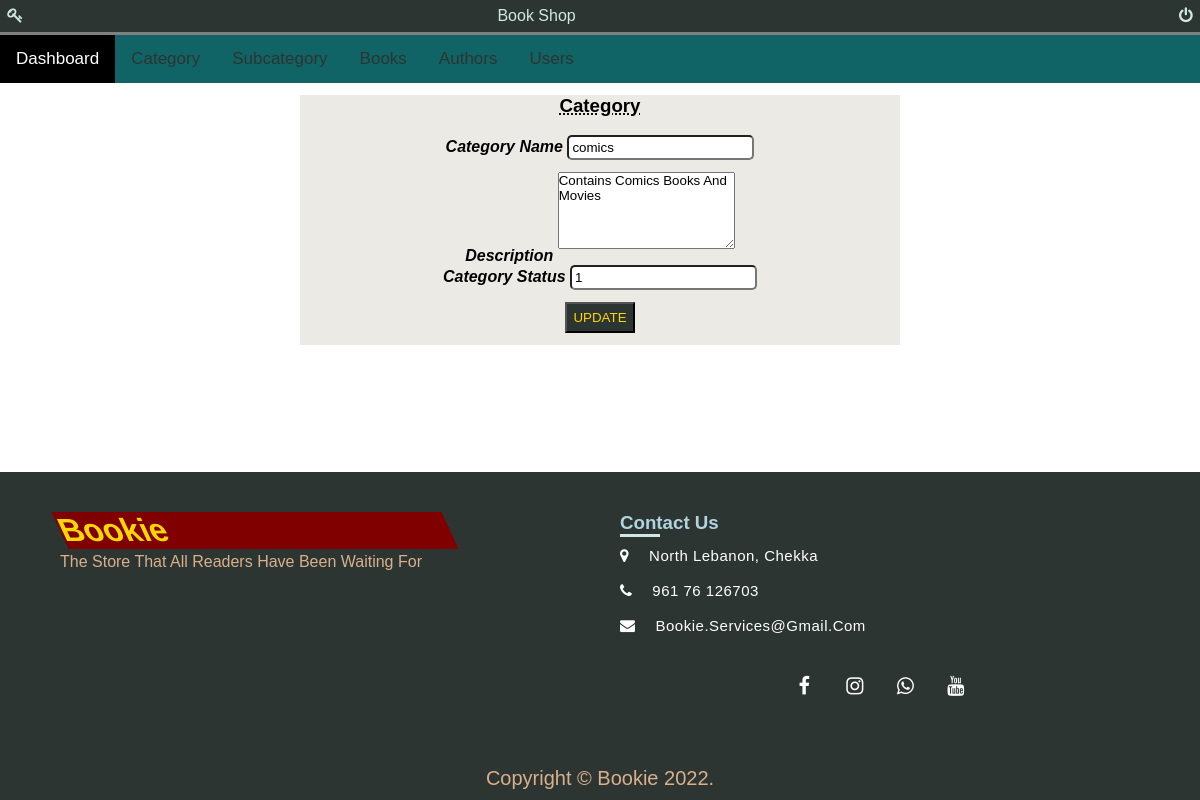
Screenshot of /admin/editcategory.php?catName=MzHQNXP5VDE (signed in) with the database file from the repository.
### tables this page shows
CREATE TABLE `category` (
  `id` int(11) NOT NULL,
  `categoryToken` varchar(255) NOT NULL,
  `categoryName` varchar(255) NOT NULL,
  `categoryDescription` longtext NOT NULL,
  `categoryStatus` int(11) NOT NULL,
  `createDate` timestamp NOT NULL DEFAULT current_timestamp(),
  `updateDate` varchar(255) NOT NULL
);

### admin/editcategory.php (the view, shortened to what this page needs)
<?php
include('db/connection.php');
if(strlen($_SESSION['email'])==0)
	{
header('location:index.php');
}
else{
?>
<html lang="en">
<head>
<link href="https://cdn.datatables.net/1.11.3/css/jquery.dataTables.min.css" rel="stylesheet">
		<link rel="stylesheet" href="https://cdnjs.cloudflare.com/ajax/libs/font-awesome/4.7.0/css/font-awesome.min.css">
		<link href="css/admin.css" rel="stylesheet">
</head>
<body>
	<?php include('includes/topnavigation.php');?>
<center>
<div class="container">
	<div class="titlewrapper">
		<h3 class="title">Category</h3>
	</div>
<div class="wrapper">
<div class="wrapper">
<br />
			<form class="admin_form" name="Category" method="post" >
<?php
$query=mysqli_query($con,"SELECT * FROM category WHERE categoryToken = '".$_GET['catName']."'");
while($row=mysqli_fetch_array($query))
{
?>
										<div class="adminform_div">
											<label class="adminform_label" for="basicinput">Category Name</label>
											<input type="text" placeholder="Enter Category Name" name="categoryName" value="<?php echo  htmlentities($row['categoryName']);?>" class="adminform_input" required>
										</div>
										<div class="adminform_div">
												<label class="adminform_label" for="basicinput">Description</label>
												<textarea class="adminform_textarea" name="categoryDescription" rows="5"><?php echo  htmlentities($row['categoryDescription']);?></textarea>
										</div>
										<div class="adminform_div">
											<label class="adminform_label" for="basicinput">Category Status</label>
											<input type="text" placeholder="Enter Category Status" name="categoryStatus" value="<?php echo  htmlentities($row['categoryStatus']);?>" class="adminform_input" required>
										</div>
									<?php } ?>
										<div class="adminform_div">
												<button type="submit" name="submit" class="adminform_btn">Update</button>
										</div>
									</form>
							</div>
						</div>
					</div>
				</center>
<?php include('includes/footer.inc.php');?>
</body>
<?php } ?>

### admin/css/admin.css (style rules this page uses)
.container { background-color: #ECEAE4; width: 50%; }
.titlewrapper .title { text-transform: capitalize; font-family: sans-serif; transition: 1s; text-decoration: underline; text-decoration-style: dotted; font-weight: 900; margin-top: 2%; }
.adminform_label { color: black; font-weight: bold; font-style: oblique; margin-bottom: 2%; text-transform: capitalize; }
.adminform_input, .adminform_select { border-radius: 5px; padding: 0.5%; margin-bottom: 2%; }
.adminform_textarea { text-transform: capitalize; margin-bottom: 2%; }
.adminform_btn, .submitBtn, .check-reset-otp { color: gold; background-color: #2C3531; padding: 1%; text-transform: uppercase; margin-bottom: 2%; }

### admin/includes/topnavigation.php (style rules this page uses)
* { margin: 0; padding: 0; box-sizing: border-box; font-family: sans-serif; }

### admin/includes/footer.inc.php (style rules this page uses)
.body_footer { position: relative; padding-bottom: 448px; min-height: 100vh; }

### rows the page displays
category: categoryName "comics", categoryDescription "Contains comics books and movies", categoryStatus "1"
